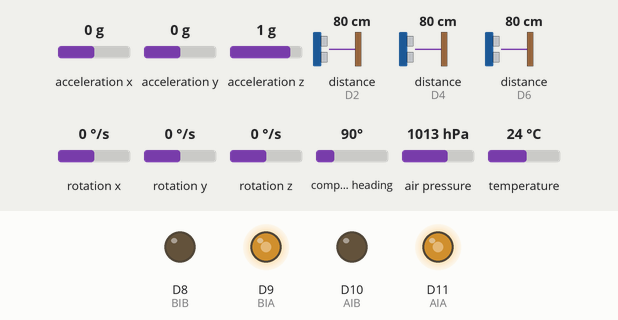
The sketch below on a simulated Arduino Nano 33 BLE. Parts: output pins drawn as LEDs (lit = HIGH). The inputs (shaded band) are chosen by the test bench; at power-on: distance to the obstacle (sensors on D2, D6, D4) 80 cm, acceleration x 0 g, acceleration y 0 g, acceleration z 1 g, rotation x 0 °/s, rotation y 0 °/s, rotation z 0 °/s, compass heading 90°, air pressure 1013 hPa, temperature 24 °C. The echo pulse lasts 58.3 µs per cm; what the sketch prints to the serial monitor is not drawn.

Above: at 1.2 s.
1.3 s: distance to the obstacle (sensor on D2) set to 2 cm
At 1.7 s:
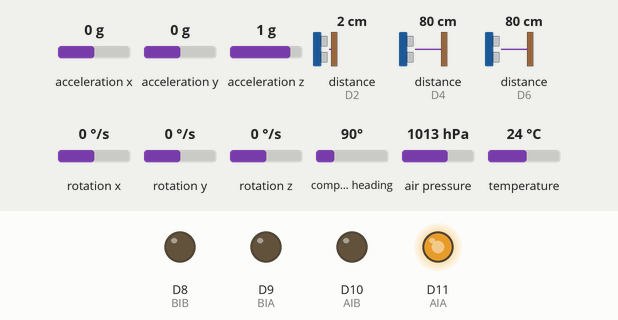
2.8 s: distance to the obstacle (sensor on D6) set to 27 cm
4.3 s: distance to the obstacle (sensor on D6) set to 22 cm
At 4.9 s:
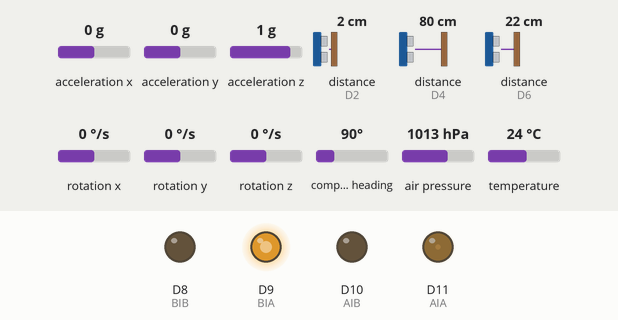
7.3 s: distance to the obstacle (sensor on D6) set to 2 cm
10.3 s: distance to the obstacle (sensor on D4) set to 31 cm
13.3 s: distance to the obstacle (sensor on D4) set to 26 cm
Timing chart, 0 to 17.3 s (numbered marks = the images above; inputs shaded):
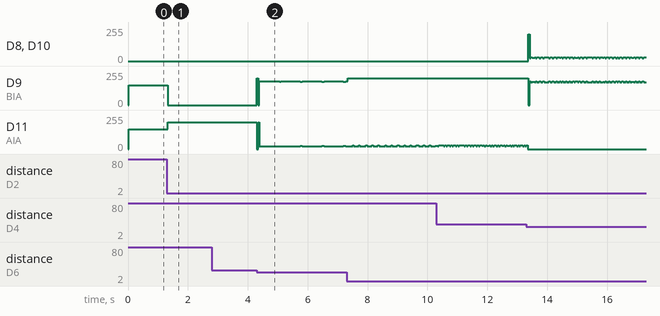

Measured:
- the behaviour switches between 25 and 24 cm on distance to the obstacle (sensor on D6) (found by bisection; images 1 and 2)
- after the input at 1.3 s, D9 (BIA): 150/255 → 0/255 at once; D11 (AIA): 150/255 → 200/255 at once
- after the input at 2.8 s, every drawn part: stays the same

The sketch:

nav_algorithm.ino
```cpp
// GX,GY,GZ,AX,AY,AZ,MX,MY,MZ,TEMP,HUM,PRES,PROX I,PROX C,PROX D,VEL_RUEDA_I,VEL_RUEDA_D,POSE_X,POSE_Y, teleoperated
//- GX,GY,GZ
//- AX,AY,AZ
//- MX,MY,MZ
//- TEMP
//- HUM
//- PRES
//- PROX 1
//- PROX 2
//- PROX 3
//- ODOM**
//- VEL_RUEDA_I
//- VEL_RUEDA_D
//- POSE_X
//- POSE_Y

//GET_distances()
//    leer utrasound1
//        send
//        delay
//        recive
//            calculo de distancia1
//    leer utrasound2
//        send
//        delay
//        recive
//            calculo de distancia2
//    leer utrasound3
//        send
//        delay
//        recive
//            calculo de distancia3
//
//
//COMPARE L AND R DISTANCES()
//    if |distR - distL| > threshold:
//        if distR > distL:
//            doblar_izquierda
//                motorA_F = 5
//                motorA_B = 0
//                motorB_F = 2
//                motorB_B = 0
//        else if distR > distL:
//            doblar derecha
//                motorA_F = 2
//                motorA_B = 0
//                motorB_F = 5
//                motorB_B = 0
//    else
//        directo
//
//READ_TH()
//    leer sensor TH

#include <Arduino_LSM9DS1.h>
#include <Arduino_HTS221.h>
#include <Arduino_LPS22HB.h>
#include <Ultrasonic.h>

float max_speed = 200;
float THRSHLD = 25;
float C_THRSHLD = 30;
int echoPinL = 2;  // attach pin D2 Arduino to pin Echo of HC-SR04
int trigPinL = 3;  //attach pin D3 Arduino to pin Trig of HC-SR0int
int echoPinC = 4;  // attach pin D2 Arduino to pin Echo of HC-SR04
int trigPinC = 5;  //attach pin D3 Arduino to pin Trig of HC-SR0int
int echoPinR = 6;  // attach pin D2 Arduino to pin Echo of HC-SR04
int trigPinR = 7;  //attach pin D3 Arduino to pin Trig of HC-SR0int

//motor pins:
int AIA = 11;
int AIB = 10;
int BIA = 9;
int BIB = 8;


float AX, AY, AZ = 0;
float GX, GY, GZ = 0;
float MX, MY, MZ = 0;
float TEMP = 0;    // ºC
float HUM = 0;     // %
float PRES = 0;    // kPa
float PROX_C = 0;  // cm
float PROX_L = 0;  // cm
float PROX_R = 0;  // cm
float VEL_RUEDA_I = 0;
float VEL_RUEDA_D = 0;
float POSE_X = 0;
float POSE_Y = 0;
int teleoperated = 0;

Ultrasonic ultrasonicL(3, 2);
Ultrasonic ultrasonicC(5, 4);
Ultrasonic ultrasonicR(7, 6);

void nav_algorithm(float max_speed);
void drive_forward(float value);
void drive_backward(float value);
void drive_right(float value);
void drive_left(float value);
float get_distance(int _trigPin, int _echoPin);

void setup() {
  //setting motors:
  pinMode(AIA, OUTPUT);
  pinMode(AIB, OUTPUT);
  pinMode(BIA, OUTPUT);
  pinMode(BIB, OUTPUT);

  analogWrite(AIA, 0);
  analogWrite(AIB, 0);
  analogWrite(BIA, 0);
  analogWrite(BIB, 0);

  Serial.begin(9600);

  if (!IMU.begin()) {
    Serial.println("Failed to initialize IMU!");
    //while (1);
  }

  //if (!HTS.begin()) {
  //  Serial.println("Failed to initialize humidity temperature sensor!");
  //  //while (1);
  //}
  if (!BARO.begin()) {
    Serial.println("Failed to initialize pressure sensor!");
    //while (1);
  }
}


void loop() {
  // execute navigation:
  nav_algorithm(max_speed);
  //drive_forward(max_speed);
  //delay(2000);
  //drive_backward(max_speed);
  //  delay(2000);
  //
  //drive_right(max_speed);
  //  delay(2000);
  //
  //drive_left(max_speed);
  //  delay(2000);


  //getting Acceleration data:
  if (IMU.accelerationAvailable()) {
    IMU.readAcceleration(AX, AY, AZ);
  }
  //getting Gyro data:
  if (IMU.gyroscopeAvailable()) {
    IMU.readGyroscope(GX, GY, GZ);
  }
  //getting Magnetic data:
  if (IMU.magneticFieldAvailable()) {
    IMU.readMagneticField(MX, MY, MZ);
  }

  //getting temperature/humidity data:
  TEMP = BARO.readTemperature();
  HUM = 10;  //HTS.readHumidity(); // This measure is failing...

  //getting presure data:
  PRES = BARO.readPressure();


  // Sending data to Bluetooth:
  Serial.print(GX);
  Serial.print("\t");
  Serial.print(GY);
  Serial.print("\t");
  Serial.print(GZ);
  Serial.print("\t");
  Serial.print(AX);
  Serial.print("\t");
  Serial.print(AY);
  Serial.print("\t");
  Serial.print(AZ);
  Serial.print("\t");
  Serial.print(MX);
  Serial.print("\t");
  Serial.print(MY);
  Serial.print("\t");
  Serial.print(MZ);
  Serial.print("\t");
  Serial.print(TEMP);
  Serial.print("\t");
  Serial.print(HUM);
  Serial.print("\t");
  Serial.print(PRES);
  Serial.print("\t");
  Serial.print(PROX_C);
  Serial.print("\t");
  Serial.print(PROX_L);
  Serial.print("\t");
  Serial.print(PROX_R);
  Serial.print("\t");
  Serial.print(VEL_RUEDA_I);
  Serial.print("\t");
  Serial.print(VEL_RUEDA_D);
  Serial.print("\t");
  Serial.print(POSE_X);
  Serial.print("\t");
  Serial.print(POSE_Y);
  Serial.print("\t");
  Serial.println(teleoperated);
}

void nav_algorithm(float max_speed) {
  // getting distance data from ultrasounds:
  PROX_L = ultrasonicL.read();
  PROX_C = ultrasonicC.read();
  PROX_R = ultrasonicR.read();


  if (PROX_L < PROX_R) {
    drive_right(max_speed);
    delay(2);
  } else if (PROX_R < PROX_L) {
    drive_left(max_speed);
    delay(2);
  } else if (PROX_C < C_THRSHLD) {
    drive_backward(max_speed);
    delay(2);
  } else {
    drive_forward(max_speed);
    delay(2);
  }

  if (PROX_R < THRSHLD) {
    drive_left(max_speed);
  } else if (PROX_L < THRSHLD) {
    drive_right(max_speed);
  } else {
    drive_forward(max_speed*0.75);
  }
}

void drive_forward(float value) {
  analogWrite(AIA, value);
  analogWrite(AIB, 0);
  analogWrite(BIA, value);
  analogWrite(BIB, 0);
}
void drive_backward(float value) {
  analogWrite(AIA, 0);
  analogWrite(AIB, value);
  analogWrite(BIA, 0);
  analogWrite(BIB, value);
}

void drive_left(float value) {
  analogWrite(AIA, 0);
  analogWrite(AIB, 0);
  analogWrite(BIA, value);
  analogWrite(BIB, 0);
}
void drive_right(float value) {
  analogWrite(AIA, value);
  analogWrite(AIB, 0);
  analogWrite(BIA, 0);
  analogWrite(BIB, 0);
}
```
